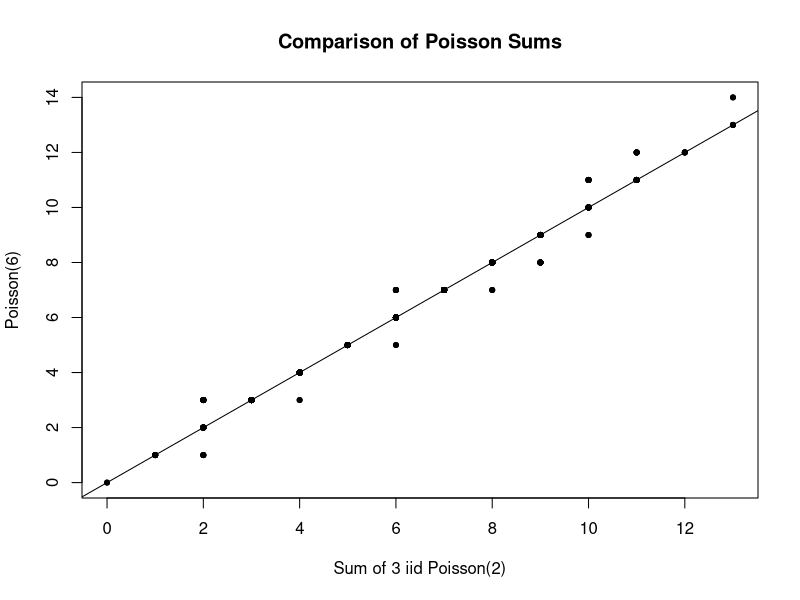
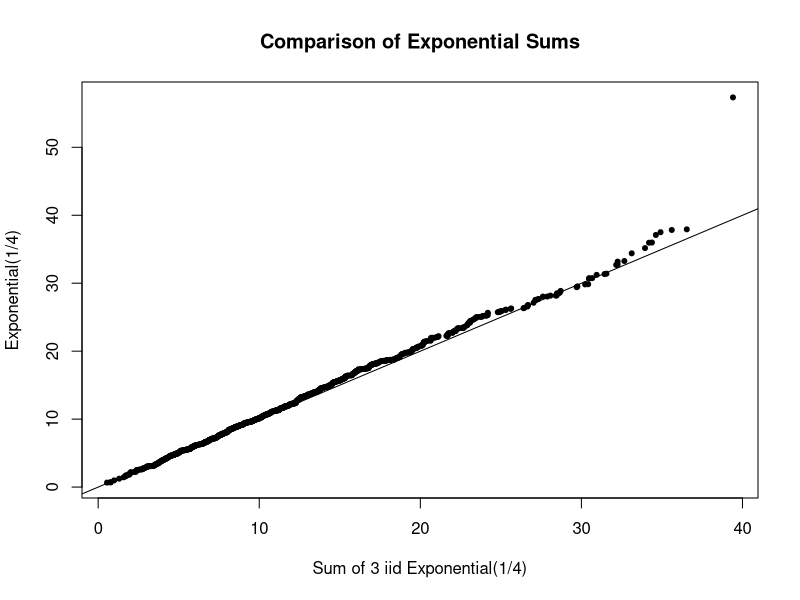

Write the R code that produced these figures, in order. (Note: this script raises an error after producing the figures.)
# ##############################################################################
# Author: Edward E. Daisey
# Class: Statistical Methods & Data Analysis
# Professor: Dr. Barry Bodt
# Date: 7th of of October, 2024
# Title: Assignment 6 - Statistical Analysis
# ##############################################################################


# ################################# Constants ##################################
num_times <- 1000 # Can change to lower values.
# Drop [ 51 : 950 ] if changed.
# ##############################################################################


# ################################## Analysis ##################################
# Generate sums of 3 iid Poisson(Mean = 2):
poisson <- replicate( num_times, sum( rpois( 3, 2 ) ) ) # 3 random samples summed together num_times.

# Directly generated from the resulting Poisson(2 + 2 + 2) = Poisson(6):
poisson_sum <- rpois( num_times, 6 )

# Sorting & Plotting:
plot( sort( poisson ), sort( poisson_sum ),
main = "Comparison of Poisson Sums",
xlab = "Sum of 3 iid Poisson(2)",
ylab = "Poisson(6)",
pch = 20)
abline( 0, 1 )

# Generate sums of 3 iid Exponential(Rate = 1/4), and then trim:
exponential <- replicate( num_times, sum( rexp( 3, 1/4 ) ) )
exponential_trimmed <- exponential[ 51 : 950 ]

# Directly generated from the sums of three Exponential(1/4) random variables, and then trim:
exponential_sum <- rexp( num_times, 1/4 ) + rexp( num_times, 1/4 ) + rexp(num_times, 1/4)
exponential_sum_trimmed <- exponential_sum[ 51 : 950 ]

# Sorting & Plotting Against Theoretical Mean Associated With Exponential(Rate = 1/4):
plot( sort( exponential_trimmed ), sort( exponential_sum_trimmed ),
main = "Comparison of Exponential Sums",
xlab = "Sum of 3 iid Exponential(1/4)",
ylab = "Exponential(1/4)",
pch = 20)
abline( 0, 1 )

# Furthermore, a histogram can be created and ... can be replaced with:
# poisson: Vector containing sums of three random deviates (1000).
# poisson_sum: 1000 random deviates for direct sum.
# exponential: Vector containing sums of three random deviates (1000).
# exponential_sum: 1000 random deviates for direct sum.
# Note: All produce a histogram that is slightly right skewed.
hist( ..., breaks = 30, main = "Histogram" )
# ##############################################################################
